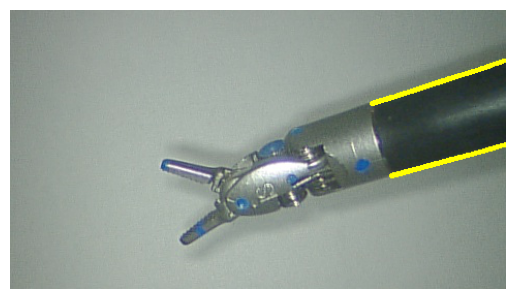
#> input picture kornia_dev/jrn_li.png, 515 x 299 px
$ jupyter execute --allow-errors ICRA24.ipynb   (shell and % lines are left out)
#> lines starting #> are read from the running program, lines starting #| are printed output that depends on the picture
### kornia_dev/utils_kornia.py
import numpy as np
import cv2
import imutils
import math
from scipy.cluster.hierarchy import fclusterdata
import torch
import kornia as K
from scipy.spatial import distance_matrix
from sklearn import linear_model
import scipy.stats
import kornia.feature as KF
#from PIL import Image
import pandas as pd
import copy
from scipy import optimize
from functools import wraps
import time

def timeit(func):
    # [8 lines left out: function timeit_wrapper, not called in this run]
    return timeit_wrapper

# associate a point projected onto 2d image with point feature
# [885 lines left out: functions associatePoint, projectSkeleton, axisAngleToRotationMatrix, rotationMatrixToAxisAngle, poseToMatrix, matrixToPose and 13 more, not called in this run]

### kornia_dev/ParticleFilter_kornia.py
import numpy as np
import warnings
from functools import wraps
import time

def timeit(func):
    # [8 lines left out: function timeit_wrapper, not called in this run]
    return timeit_wrapper

class ParticleFilter:
    # [60 lines left out: functions __init__, normalizeWeights, initializeFilter, predictionStep, updateStep, resample, not called in this run]

    def getMeanParticle(self):
        self.normalizeWeights()
        return np.dot(self._weights, self._particles)

### kornia_dev/ICRA24.ipynb
Dataset figure

[cell 1]
import pandas as pd
import numpy as np
import matplotlib.pyplot as plt
from matplotlib.gridspec import GridSpec
import cv2

d1 = cv2.imread('jrn_li.png')
#> d1 is the input picture: shape (299, 515, 3); mean B, G, R 154.3, 162.5, 153.2
#d2 = cv2.imread('dtd_endpi.png')
d2 = cv2.imread('dtd_li.png')
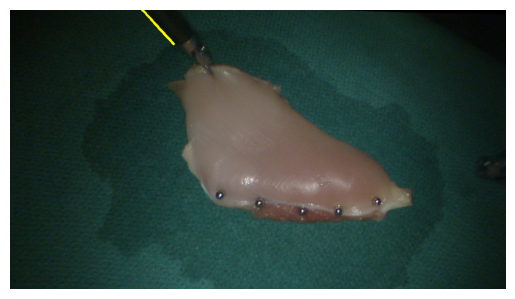
#> input picture kornia_dev/dtd_li.png, 515 x 299 px
#> d2 is the input picture: shape (299, 515, 3); mean B, G, R 71.4, 77.3, 60

print(d1.shape)
#| (299, 515, 3)
print(d2.shape)
#| (299, 515, 3)

d1_cropped = d1[100:300, 115:400, :]
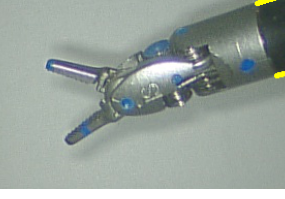
#> d1_cropped: shape (199, 285, 3); mean B, G, R 156.6, 162.6, 152.6
d2_cropped = d2[0:275, 225:510, :]
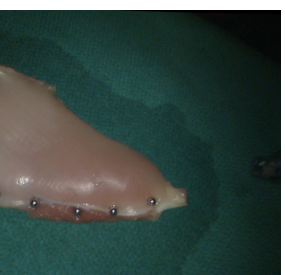
#> d2_cropped: shape (275, 285, 3); mean B, G, R 66.9, 72.9, 56.5

fig, ax = plt.subplots(nrows=1, ncols=2)

#ax[0].imshow(d1_cropped, aspect = 'auto')
#ax[0].axis('off')
#ax[1].imshow(d2_cropped, aspect = 'auto')
#ax[1].axis('off')

ax[0].imshow(d1)
ax[0].axis('off')
ax[1].imshow(d2)
ax[1].axis('off')

plt.subplots_adjust(wspace = 0.02)
plt.savefig('dataset_images.pdf', bbox_inches = 'tight')
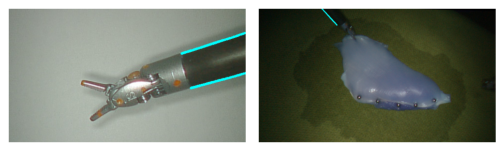
#> figure drawn by matplotlib, 2 panels; B, G, R data is drawn as R, G, B

Heatmap Figure

[cell 2]
import pandas as pd
import numpy as np
import matplotlib.pyplot as plt
from matplotlib.gridspec import GridSpec
import cv2

img1 = cv2.imread('dtd_sold2lineheatmap.png')
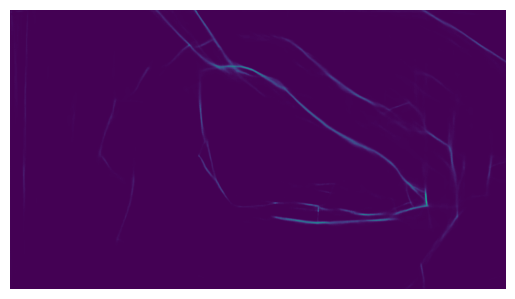
#> input picture kornia_dev/dtd_sold2lineheatmap.png, 515 x 299 px
#> img1 is the input picture: shape (299, 515, 3); mean B, G, R 102.5, 28.1, 87
img1 *= 4
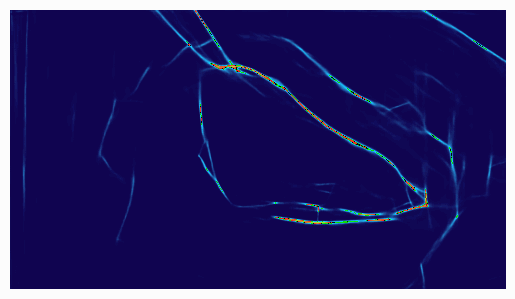
#> img1: shape (299, 515, 3); mean B, G, R 100.7, 33.5, 41
#img1 = cv2.cvtColor(img1, cv2.COLOR_GRAY2RGB)
img2 = cv2.imread('dtd_sold2linedetection_v3.png')


img3 = cv2.imread('dtd_cannyedgedetection.png')
#> (the rest of this cell did not finish here and is left out)
